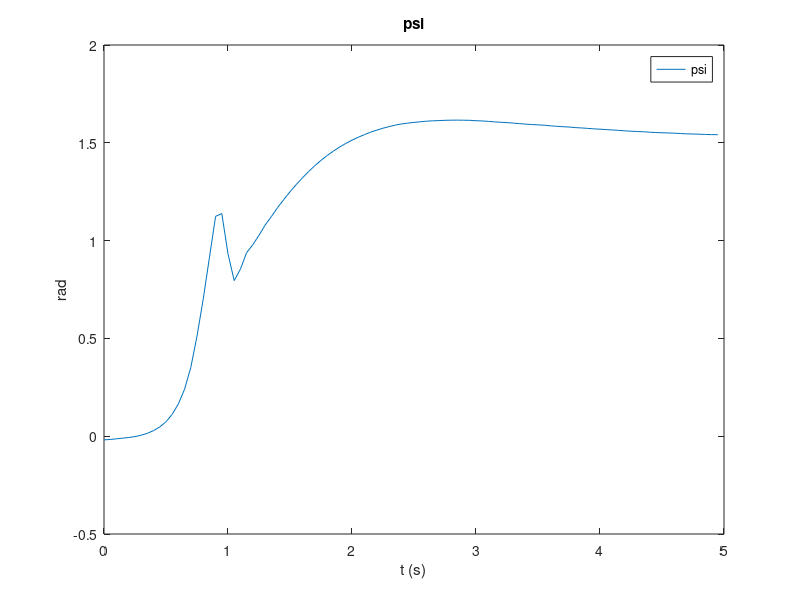
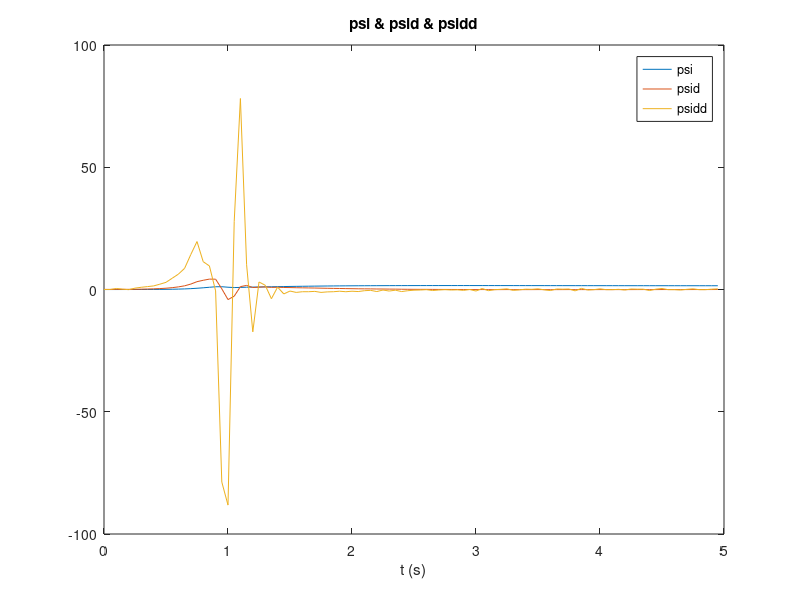

Reproduce these figures in MATLAB, in order.
% Goal System ID

rho = zeros(10, 1);

% **** Part 1 : zero input ****
% get ro2 ro4 ro8 ro9
% *****************************
% load data wiht zero input
%psi = load("psi_0v.mat");
load("psi_1.mat");
psi = save_psi/180*pi;  % psi is rad
dT = 0.05;
time = 5;
t = 0 : dT : time-dT;
L =100;

% psi dot
psid = zeros(L, 1);
for i = 2:L
    psid(i) = ( psi(i) - psi(i-1) )/dT;
end
psid(1) = psid(2);

% psi double dot
psidd = zeros(L, 1);
for i = 2 : L
    psidd(i) = ( psid(i) - psid(i-1) )/dT;
end
psidd(1) = psidd(2);

% plot psi, psid, psidd
figure;
plot(t, psi);
xlabel("t (s)");
ylabel("rad");
title("psi");
legend("psi");

figure;
plot(t, psi, t, psid, t, psidd);
xlabel("t (s)");
title("psi & psid & psidd");
legend("psi", "psid", "psidd");

% ro2 ro4
first =(4.3)*20+1;
last = (5.65)*20+1;
range = 7:11;%choose linear data

%g1 = -thetadd(range);
g2 = -2*cos(psi(range)).*psidd(range)+sin(2*psi(range)).*sec(psi(range)).*psid(range).^2;
%g3 = -thetad(range);
g4 = psid(range);
%g5 = 0;
%g6 = -thetadd(range);
%g7 = -cos(psi(range)).*psidd(range);
g8 = 0-psid(range);
g9 = sin(psi(range));
%g10 = 0;
e = psidd(range);

%L = length(range);
A = [g2 g4];
b = e;
x = (A'*A) \ ((A')*b);
rho(2) = x(1);
rho(4) = x(2);

% ro8 ro9
A = [g8 g9];
b = e;
x = (A'*A) \ ((A')*b);
rho(8) = x(1);
rho(9) = x(2);

save("rho_1", "rho");
%clear;